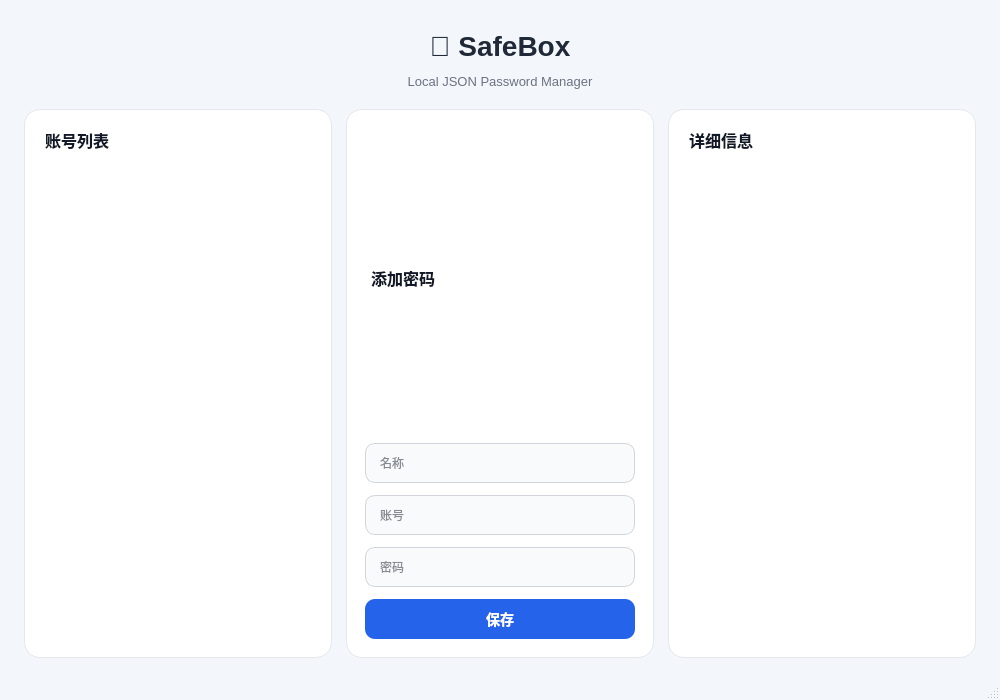
<?xml version="1.0" encoding="UTF-8"?>
<ui version="4.0">
 <class>MainWindow</class>
 <widget class="QMainWindow" name="MainWindow">
  <property name="geometry">
   <rect>
    <x>0</x>
    <y>0</y>
    <width>1000</width>
    <height>700</height>
   </rect>
  </property>
  <property name="windowTitle">
   <string>SafeBox - JSON Password Manager</string>
  </property>
  <property name="styleSheet">
   <string notr="true"><![CDATA[
QMainWindow {
    background-color: #f3f6fb;
}

QWidget#centralwidget {
    background-color: #f3f6fb;
}

QLabel#titleLabel {
    color: #1f2937;
    font-size: 28px;
    font-weight: 700;
    padding: 10px 0px 0px 0px;
}

QLabel#subTitleLabel {
    color: #6b7280;
    font-size: 13px;
    padding-bottom: 8px;
}

QFrame#leftCard,
QFrame#centerCard,
QFrame#rightCard {
    background-color: #ffffff;
    border: 1px solid #e5e7eb;
    border-radius: 16px;
}

QLabel#accountLabel,
QLabel#addLabel,
QLabel#detailLabel {
    color: #111827;
    font-size: 16px;
    font-weight: 600;
    padding: 4px 2px 8px 2px;
}

QListWidget {
    background-color: transparent;
    border: none;
    outline: none;
    color: #1f2937;
    font-size: 14px;
    padding: 4px;
}

QListWidget::item {
    min-height: 38px;
    padding-left: 12px;
    padding-right: 10px;
    margin: 2px 0px;
    border-radius: 8px;
}

QListWidget::item:hover {
    background-color: #eef4ff;
}

QListWidget::item:selected {
    background-color: #dbeafe;
    color: #0f4c81;
    font-weight: 600;
}

QLineEdit {
    min-height: 38px;
    background-color: #f9fafb;
    color: #111827;
    border: 1px solid #d1d5db;
    border-radius: 10px;
    padding-left: 12px;
    padding-right: 12px;
    selection-background-color: #bfdbfe;
}

QLineEdit:hover {
    border: 1px solid #9ca3af;
}

QLineEdit:focus {
    background-color: #ffffff;
    border: 2px solid #60a5fa;
}

QPushButton {
    min-height: 40px;
    background-color: #2563eb;
    color: white;
    border: none;
    border-radius: 10px;
    font-size: 14px;
    font-weight: 600;
    padding: 0px 18px;
}

QPushButton:hover {
    background-color: #1d4ed8;
}

QPushButton:pressed {
    background-color: #1e40af;
}

QPushButton:disabled {
    background-color: #cbd5e1;
    color: #64748b;
}

QMenuBar {
    background-color: #f3f6fb;
    color: #374151;
    border: none;
}

QMenuBar::item:selected {
    background-color: #e5e7eb;
    border-radius: 6px;
}

QStatusBar {
    background-color: #f3f6fb;
    color: #6b7280;
    border: none;
}

QScrollBar:vertical {
    background: transparent;
    width: 10px;
    margin: 2px;
}

QScrollBar::handle:vertical {
    background: #cbd5e1;
    min-height: 28px;
    border-radius: 5px;
}

QScrollBar::handle:vertical:hover {
    background: #94a3b8;
}

QScrollBar::add-line:vertical,
QScrollBar::sub-line:vertical {
    height: 0px;
}

QScrollBar:horizontal {
    background: transparent;
    height: 10px;
    margin: 2px;
}

QScrollBar::handle:horizontal {
    background: #cbd5e1;
    min-width: 28px;
    border-radius: 5px;
}

QScrollBar::add-line:horizontal,
QScrollBar::sub-line:horizontal {
    width: 0px;
}
]]></string>
  </property>

  <widget class="QWidget" name="centralwidget">
   <layout class="QVBoxLayout" name="mainLayout">
    <property name="leftMargin"><number>24</number></property>
    <property name="topMargin"><number>20</number></property>
    <property name="rightMargin"><number>24</number></property>
    <property name="bottomMargin"><number>20</number></property>
    <property name="spacing"><number>12</number></property>

    <item>
     <widget class="QLabel" name="titleLabel">
      <property name="text">
       <string>🔐 SafeBox</string>
      </property>
      <property name="alignment">
       <set>Qt::AlignCenter</set>
      </property>
     </widget>
    </item>

    <item>
     <widget class="QLabel" name="subTitleLabel">
      <property name="text">
       <string>Local JSON Password Manager</string>
      </property>
      <property name="alignment">
       <set>Qt::AlignCenter</set>
      </property>
     </widget>
    </item>

    <item>
     <layout class="QHBoxLayout" name="bodyLayout">
      <property name="spacing"><number>14</number></property>

      <item>
       <widget class="QFrame" name="leftCard">
        <layout class="QVBoxLayout" name="leftLayout">
         <property name="leftMargin"><number>14</number></property>
         <property name="topMargin"><number>14</number></property>
         <property name="rightMargin"><number>14</number></property>
         <property name="bottomMargin"><number>14</number></property>
         <property name="spacing"><number>8</number></property>
         <item>
          <widget class="QLabel" name="accountLabel">
           <property name="text">
            <string>账号列表</string>
           </property>
          </widget>
         </item>
         <item>
          <widget class="QListWidget" name="listWidget"/>
         </item>
        </layout>
       </widget>
      </item>

      <item>
       <widget class="QFrame" name="centerCard">
        <layout class="QVBoxLayout" name="centerLayout">
         <property name="leftMargin"><number>18</number></property>
         <property name="topMargin"><number>18</number></property>
         <property name="rightMargin"><number>18</number></property>
         <property name="bottomMargin"><number>18</number></property>
         <property name="spacing"><number>12</number></property>

         <item>
          <widget class="QLabel" name="addLabel">
           <property name="text">
            <string>添加密码</string>
           </property>
          </widget>
         </item>

         <item>
          <widget class="QLineEdit" name="lineEdit">
           <property name="placeholderText">
            <string>名称</string>
           </property>
          </widget>
         </item>

         <item>
          <widget class="QLineEdit" name="lineEdit_2">
           <property name="placeholderText">
            <string>账号</string>
           </property>
          </widget>
         </item>

         <item>
          <widget class="QLineEdit" name="lineEdit_3">
           <property name="placeholderText">
            <string>密码</string>
           </property>
          </widget>
         </item>

         <item>
          <widget class="QPushButton" name="pushButton">
           <property name="text">
            <string>保存</string>
           </property>
          </widget>
         </item>

        </layout>
       </widget>
      </item>

      <item>
       <widget class="QFrame" name="rightCard">
        <layout class="QVBoxLayout" name="rightLayout">
         <property name="leftMargin"><number>14</number></property>
         <property name="topMargin"><number>14</number></property>
         <property name="rightMargin"><number>14</number></property>
         <property name="bottomMargin"><number>14</number></property>
         <property name="spacing"><number>8</number></property>
         <item>
          <widget class="QLabel" name="detailLabel">
           <property name="text">
            <string>详细信息</string>
           </property>
          </widget>
         </item>
         <item>
          <widget class="QListWidget" name="listWidget_2"/>
         </item>
        </layout>
       </widget>
      </item>

     </layout>
    </item>

   </layout>
  </widget>

  <widget class="QMenuBar" name="menubar"/>
  <widget class="QStatusBar" name="statusbar"/>
 </widget>
 <resources/>
 <connections/>
</ui>
